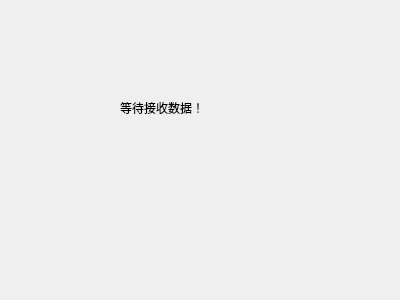
<?xml version="1.0" encoding="UTF-8"?>
<ui version="4.0">
 <class>Receiver</class>
 <widget class="QDialog" name="Receiver">
  <property name="geometry">
   <rect>
    <x>0</x>
    <y>0</y>
    <width>400</width>
    <height>300</height>
   </rect>
  </property>
  <property name="windowTitle">
   <string>Receiver</string>
  </property>
  <widget class="QLabel" name="label">
   <property name="geometry">
    <rect>
     <x>120</x>
     <y>100</y>
     <width>150</width>
     <height>15</height>
    </rect>
   </property>
   <property name="text">
    <string>等待接收数据！</string>
   </property>
  </widget>
 </widget>
 <layoutdefault spacing="6" margin="11"/>
 <resources/>
 <connections/>
</ui>
